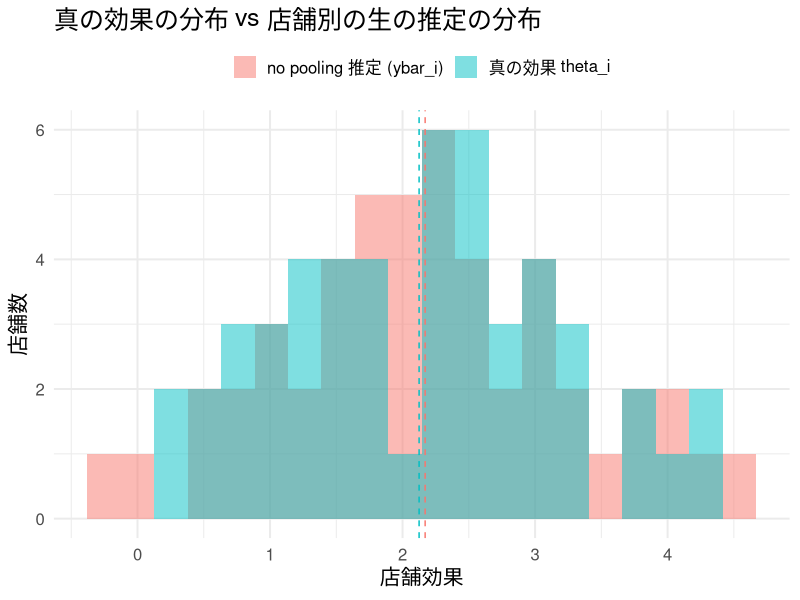
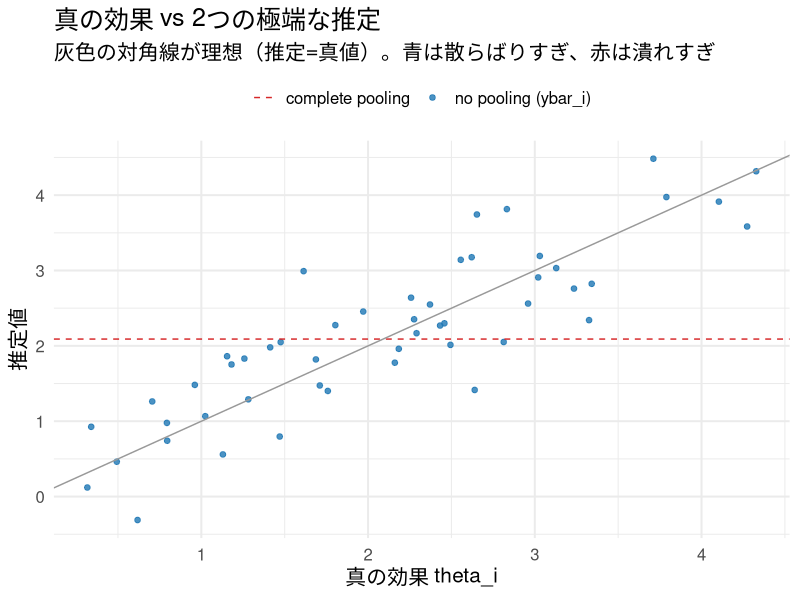
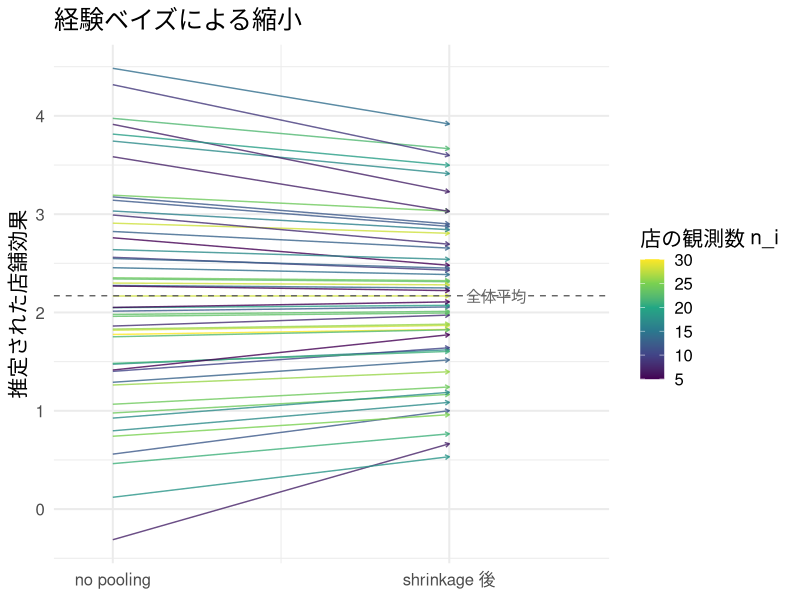
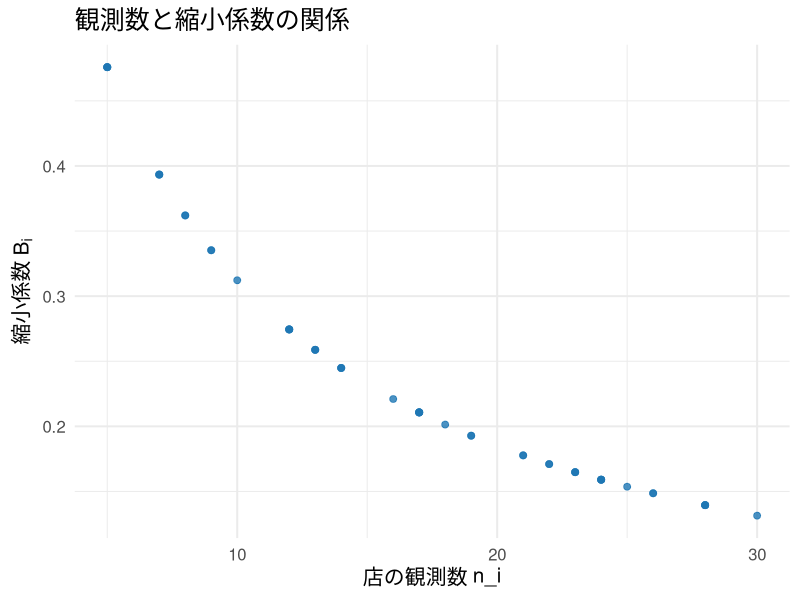
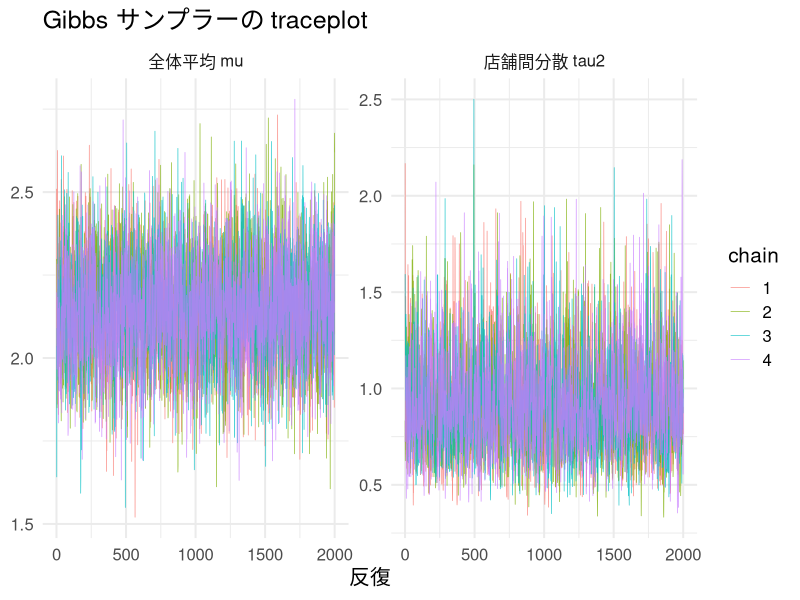
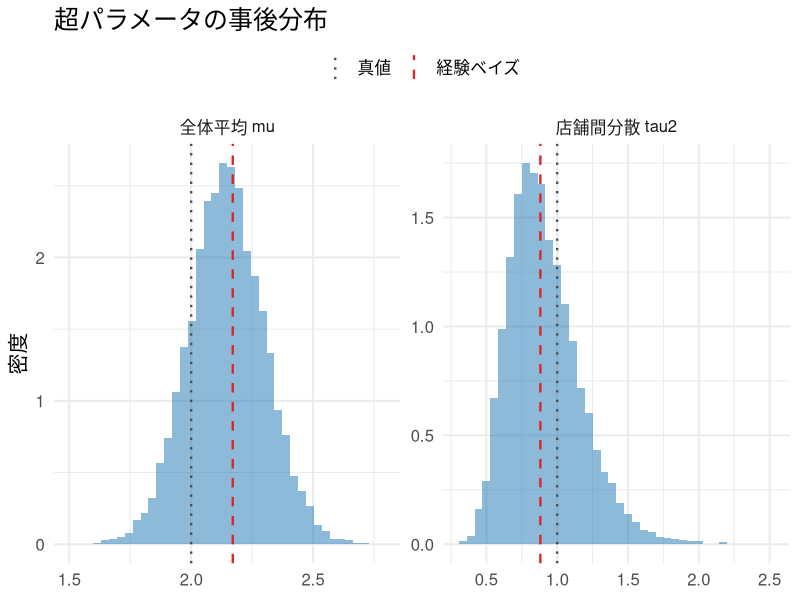
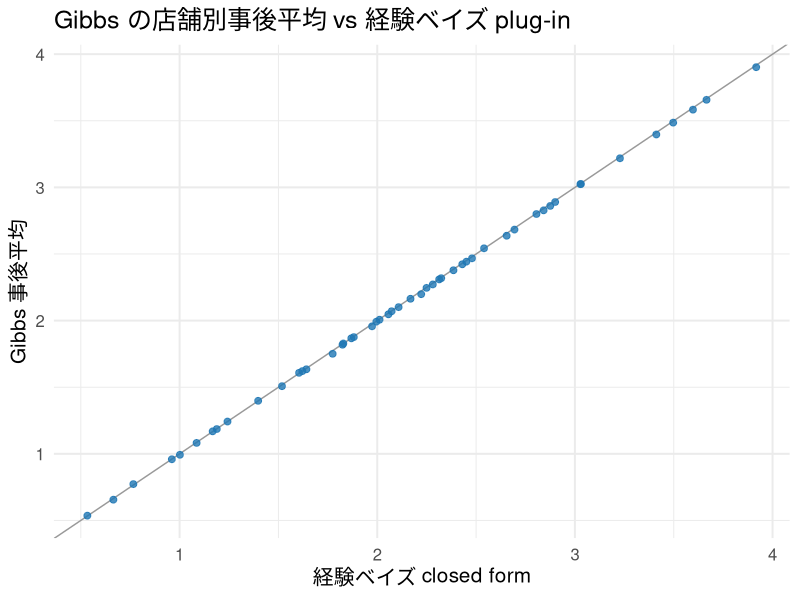
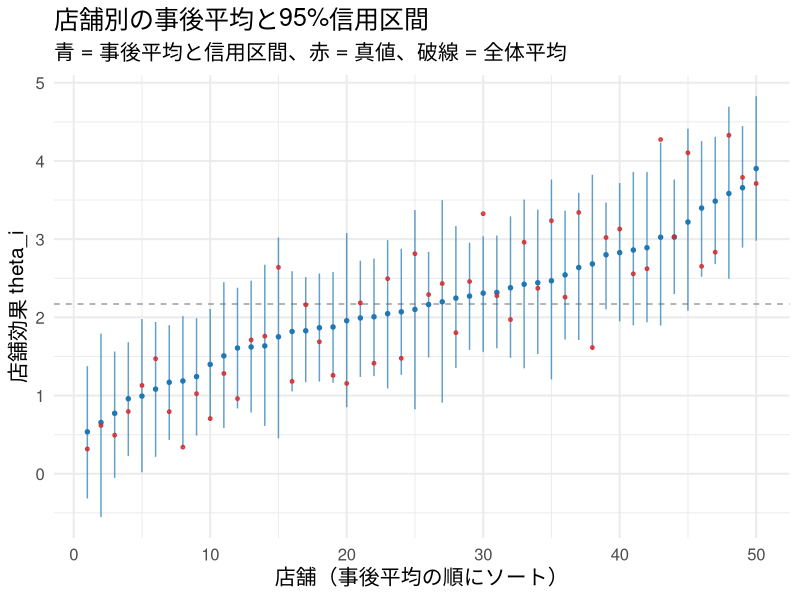

R code for these plots, in order:
## ---- chunk 1
#| include: false
library(ggplot2)
library(dplyr)
library(tidyr)
library(knitr)

set.seed(20269)

theme_slide <- function() {
  fam <- if (Sys.info()[["sysname"]] == "Darwin") "Hiragino Sans" else ""
  theme_minimal(base_size = 15, base_family = fam)
}
theme_set(theme_slide())
knitr::opts_chunk$set(fig.align = "center", dpi = 144)
options(scipen = 8)
## ---- chunk 2
#| label: rtm-setup
#| include: false
N        <- 50
mu_true  <- 2.0
tau2_true<- 1.0
sigma2   <- 4.0                               # 1観測あたりの分散（既知とする）

n_i        <- sample(5:30, N, replace = TRUE) # 店ごとの観測数（不均等・小さめ）
theta_true <- rnorm(N, mu_true, sqrt(tau2_true))
s2_i       <- sigma2 / n_i                    # 店舗平均 ybar_i の分散

month1 <- rnorm(N, theta_true, sqrt(s2_i))    # 先月の観測
month2 <- rnorm(N, theta_true, sqrt(s2_i))    # 翌月の観測

top5 <- order(month1, decreasing = TRUE)[1:5]
## ---- chunk 3
#| label: rtm-top5-table
data.frame(
  metric = c("先月の観測（ダッシュボード表示）", "その店の真の効果", "翌月の観測"),
  value  = round(c(mean(month1[top5]), mean(theta_true[top5]), mean(month2[top5])), 3)
) |> kable(col.names = c("指標", "トップ5店の平均"))
## ---- chunk 4
#| label: fig-overdispersion
#| fig-height: 3.9
df_disp <- data.frame(
  value = c(theta_true, month1),
  kind  = rep(c("真の効果 theta_i", "no pooling 推定 (ybar_i)"), each = N)
)
ggplot(df_disp, aes(value, fill = kind)) +
  geom_histogram(alpha = 0.5, position = "identity", bins = 20) +
  geom_vline(data = data.frame(
    kind = c("真の効果 theta_i", "no pooling 推定 (ybar_i)"),
    m = c(mean(theta_true), mean(month1))),
    aes(xintercept = m, color = kind), linetype = "dashed", show.legend = FALSE) +
  labs(title = "真の効果の分布 vs 店舗別の生の推定の分布",
       x = "店舗効果", y = "店舗数", fill = NULL) +
  theme(legend.position = "top")
## ---- chunk 5
#| label: fig-three-pooling
#| fig-height: 4.0
pooled_est <- weighted.mean(month1, w = n_i) # 共通効果モデルの精度加重平均
df3 <- data.frame(store = 1:N, truth = theta_true, nopool = month1)
ggplot(df3, aes(x = truth)) +
  geom_point(aes(y = nopool, color = "no pooling (ybar_i)"), size = 1.6, alpha = 0.8) +
  geom_hline(aes(yintercept = pooled_est, color = "complete pooling"), linetype = "dashed") +
  geom_abline(slope = 1, intercept = 0, color = "grey60") +
  scale_color_manual(values = c("no pooling (ybar_i)" = "#1f77b4",
                                 "complete pooling" = "#d62728")) +
  labs(title = "真の効果 vs 2つの極端な推定",
       x = "真の効果 theta_i", y = "推定値", color = NULL,
       subtitle = "灰色の対角線が理想（推定=真値）。青は散らばりすぎ、赤は潰れすぎ") +
  theme(legend.position = "top")
## ---- chunk 6
#| label: eb-estimation
#| echo: true
#| output-location: fragment
mu_hat   <- mean(month1)
var_y    <- var(month1)                    # R の var() は n-1 で割る
tau2_hat <- max(var_y - mean(s2_i), 1e-6)  # 負にならないよう下限を置く

cat("mu_hat   =", round(mu_hat, 3),   " （真値", mu_true, "）\n")
cat("tau2_hat =", round(tau2_hat, 3), " （真値", tau2_true, "）\n")
## ---- chunk 7
#| label: eb-shrink
#| echo: true
#| output-location: fragment
B_i    <- s2_i / (s2_i + tau2_hat)               # 縮小係数（店ごと）
eb_est <- B_i * mu_hat + (1 - B_i) * month1      # 経験ベイズ推定
## ---- chunk 8
#| label: fig-arrow
#| fig-height: 4.1
df_arrow <- data.frame(store = 1:N, nopool = month1, eb = eb_est, n_i = n_i)
ggplot(df_arrow) +
  geom_segment(aes(x = 1, xend = 2, y = nopool, yend = eb, color = n_i),
               arrow = arrow(length = unit(0.12, "cm")), alpha = 0.8) +
  geom_hline(yintercept = mu_hat, linetype = "dashed", color = "grey40") +
  annotate("text", x = 2.05, y = mu_hat, label = "全体平均", hjust = 0, color = "grey40") +
  scale_x_continuous(breaks = c(1, 2), labels = c("no pooling", "shrinkage 後"),
                     limits = c(0.9, 2.4)) +
  scale_color_viridis_c(name = "店の観測数 n_i") +
  labs(title = "経験ベイズによる縮小", x = NULL, y = "推定された店舗効果") +
  theme(legend.position = "right")
## ---- chunk 9
#| label: fig-shrink-vs-n
#| fig-height: 3.9
ggplot(data.frame(n_i = n_i, B_i = B_i), aes(n_i, B_i)) +
  geom_point(color = "#1f77b4", size = 2, alpha = 0.8) +
  labs(title = "観測数と縮小係数の関係",
       x = "店の観測数 n_i", y = expression("縮小係数 "*B[i]))
## ---- chunk 10
#| label: mse-table
mse <- function(est) mean((est - theta_true)^2)
data.frame(
  method = c("complete pooling", "no pooling", "empirical Bayes"),
  MSE    = round(c(mse(pooled_est), mse(month1), mse(eb_est)), 4)
) |> kable(col.names = c("手法", "MSE（真値との二乗誤差の平均）"))
## ---- chunk 11
#| label: mse-montecarlo
one_rep <- function() {
  n_i  <- sample(5:30, N, replace = TRUE)
  s2   <- sigma2 / n_i
  th   <- rnorm(N, mu_true, sqrt(tau2_true))
  y    <- rnorm(N, th, sqrt(s2))
  muh  <- mean(y)
  pool <- weighted.mean(y, w = n_i)
  t2h  <- max(var(y) - mean(s2), 1e-6)
  B    <- s2 / (s2 + t2h)
  eb   <- B * muh + (1 - B) * y
  c(complete = mean((pool - th)^2),
    nopool   = mean((y - th)^2),
    eb       = mean((eb - th)^2))
}
set.seed(20269)
sim <- replicate(300, one_rep())               # 300 データセット
round(rowMeans(sim), 4)
cat("\nEB が no pooling に勝ったデータセットの割合:",
    round(mean(sim["eb", ] < sim["nopool", ]), 3), "\n")
## ---- chunk 12
#| label: james-stein-sim
set.seed(20269)
k_js <- 18; nn_js <- 45
p_true_js <- pmin(pmax(0.265 + 0.06 * rnorm(k_js), 0.15), 0.40) # 真値を固定

js_rep <- function() {
  hits   <- rbinom(k_js, nn_js, p_true_js)
  y      <- asin(sqrt((hits + 0.375) / (nn_js + 0.75)))       # 分散安定化変換
  v      <- 1 / (4 * nn_js)                                   # 変換後の近似分散
  gm     <- mean(y)
  S      <- sum((y - gm)^2)
  Bl     <- max(0, 1 - (k_js - 3) * v / S)                    # 標本総平均への Lindley 型係数
  lindley <- gm + Bl * (y - gm)
  mu_t   <- asin(sqrt(p_true_js))
  c(raw = mean((y - mu_t)^2), lindley = mean((lindley - mu_t)^2))
}
set.seed(20270)
js_sim <- replicate(700, js_rep())
cat("素朴推定の平均MSE :", round(mean(js_sim["raw", ]), 5), "\n")
cat("Lindley 型のMSE    :", round(mean(js_sim["lindley", ]), 5), "\n")
cat("誤差の比 (縮小/raw):", round(mean(js_sim["lindley", ]) / mean(js_sim["raw", ]), 3), "\n")
cat("縮小が勝った割合   :", round(mean(js_sim["lindley", ] < js_sim["raw", ]), 3), "\n")
## ---- chunk 13
#| label: gibbs-sampler
#| echo: true
#| output-location: fragment
gibbs_hier <- function(ybar, n_i, sigma2, n_draws = 2000, burn = 500,
                       mu0 = 0, kappa2 = 1e6,
                       alpha0 = 0.01, beta0 = 0.01,
                       seed = NULL, init_mu = NULL, init_tau2 = NULL) {
  if (!is.null(seed)) set.seed(seed)
  N     <- length(ybar)
  theta <- ybar
  mu <- if (is.null(init_mu)) mean(ybar) else init_mu
  tau2 <- if (is.null(init_tau2)) max(var(ybar), 0.1) else init_tau2
  keep_theta <- matrix(0, n_draws, N)
  keep_mu <- numeric(n_draws); keep_tau2 <- numeric(n_draws)
  for (it in 1:(n_draws + burn)) {
    v_i   <- 1 / (n_i / sigma2 + 1 / tau2)                 # (1) theta_i を引く
    m_i   <- v_i * (n_i * ybar / sigma2 + mu / tau2)
    theta <- rnorm(N, m_i, sqrt(v_i))
    prec  <- N / tau2 + 1 / kappa2                         # (2) mu を引く
    mean_ <- (sum(theta) / tau2 + mu0 / kappa2) / prec
    mu    <- rnorm(1, mean_, sqrt(1 / prec))
    shape <- alpha0 + N / 2                                # (3) tau2 を引く
    precision_rate <- beta0 + 0.5 * sum((theta - mu)^2)
    tau2 <- 1 / rgamma(1, shape = shape, rate = precision_rate)
    if (it > burn) {
      k <- it - burn
      keep_theta[k, ] <- theta; keep_mu[k] <- mu; keep_tau2[k] <- tau2
    }
  }
  list(theta = keep_theta, mu = keep_mu, tau2 = keep_tau2)
}

fits <- lapply(1:4, function(ch) gibbs_hier(
  month1, n_i, sigma2, seed = 20269 + ch,
  init_mu = mean(month1) + c(-1, -0.3, 0.3, 1)[ch],
  init_tau2 = c(0.2, 0.6, 1.5, 3)[ch]
))
fit <- list(theta = do.call(rbind, lapply(fits, `[[`, "theta")),
            mu = unlist(lapply(fits, `[[`, "mu")),
            tau2 = unlist(lapply(fits, `[[`, "tau2")))
## ---- chunk 14
#| label: fig-trace
#| fig-height: 3.9
df_trace <- bind_rows(lapply(1:4, function(ch) {
  data.frame(iter = seq_along(fits[[ch]]$mu), chain = factor(ch),
             mu = fits[[ch]]$mu, tau2 = fits[[ch]]$tau2)
})) |> pivot_longer(c(mu, tau2), names_to = "param", values_to = "value")
ggplot(df_trace, aes(iter, value, color = chain)) +
  geom_line(linewidth = 0.25, alpha = 0.8) +
  facet_wrap(~param, scales = "free_y",
             labeller = as_labeller(c(mu = "全体平均 mu", tau2 = "店舗間分散 tau2"))) +
  labs(title = "Gibbs サンプラーの traceplot", x = "反復", y = NULL, color = "chain")
## ---- chunk 15
#| label: mcmc-diagnostics
basic_mcmc_diag <- function(x) {
  x <- as.matrix(x); n <- nrow(x); m <- ncol(x); n2 <- floor(n / 2)
  sx <- do.call(cbind, lapply(1:m, function(j)
    cbind(x[1:n2, j], x[(n - n2 + 1):n, j])))
  W <- mean(apply(sx, 2, var)); B <- n2 * var(colMeans(sx))
  rhat <- sqrt(((n2 - 1) / n2 * W + B / n2) / W)
  ac <- sapply(1:m, function(j)
    as.numeric(acf(x[, j], lag.max = min(500, n - 1), plot = FALSE)$acf)[-1])
  rho <- rowMeans(ac); le <- 2 * floor(length(rho) / 2)
  ps <- rho[seq(1, le, 2)] + rho[seq(2, le, 2)]
  stop_at <- which(ps <= 0)[1]
  keep <- if (is.na(stop_at)) seq_along(ps) else seq_len(stop_at - 1)
  ess <- min(n * m, n * m / max(1, 1 + 2 * sum(ps[keep])))
  c(split_Rhat = rhat, ESS = ess, MCSE_mean = sd(as.vector(x)) / sqrt(ess))
}
rbind(
  mu = basic_mcmc_diag(sapply(fits, `[[`, "mu")),
  tau2 = basic_mcmc_diag(sapply(fits, `[[`, "tau2"))
) |> round(4) |> kable()
## ---- chunk 16
#| label: fig-posterior-hyper
#| fig-height: 3.9
df_post <- data.frame(mu = fit$mu, tau2 = fit$tau2) |>
  pivot_longer(everything(), names_to = "param", values_to = "value")
vlines <- data.frame(
  param = c("mu", "mu", "tau2", "tau2"),
  value = c(mu_hat, mu_true, tau2_hat, tau2_true),
  type  = c("経験ベイズ", "真値", "経験ベイズ", "真値")
)
ggplot(df_post, aes(value)) +
  geom_histogram(aes(y = after_stat(density)), bins = 40, fill = "#1f77b4", alpha = 0.5) +
  geom_vline(data = vlines, aes(xintercept = value, color = type, linetype = type), linewidth = 0.8) +
  facet_wrap(~param, scales = "free",
             labeller = as_labeller(c(mu = "全体平均 mu", tau2 = "店舗間分散 tau2"))) +
  scale_color_manual(values = c("経験ベイズ" = "#d62728", "真値" = "grey30")) +
  scale_linetype_manual(values = c("経験ベイズ" = "dashed", "真値" = "dotted")) +
  labs(title = "超パラメータの事後分布", x = NULL, y = "密度", color = NULL, linetype = NULL) +
  theme(legend.position = "top")
## ---- chunk 17
#| label: prior-sensitivity
prior_grid <- data.frame(prior = c("IG(.01,.01)", "IG(3,2)", "IG(5,4)"),
                         alpha0 = c(.01, 3, 5), beta0 = c(.01, 2, 4))
sens <- lapply(1:3, function(g) {
  fs <- lapply(1:4, function(ch) gibbs_hier(
    month1, n_i, sigma2, n_draws = 1000, burn = 300,
    alpha0 = prior_grid$alpha0[g], beta0 = prior_grid$beta0[g],
    seed = 30000 + 100 * g + ch, init_tau2 = c(.2, .6, 1.5, 3)[ch]))
  td <- unlist(lapply(fs, `[[`, "tau2"))
  data.frame(prior = prior_grid$prior[g], mean = mean(td),
             lo = unname(quantile(td, .025)), hi = unname(quantile(td, .975)))
}) |> bind_rows()
sens |> mutate(across(where(is.numeric), ~round(.x, 3))) |> kable()
## ---- chunk 18
#| label: fig-gibbs-vs-eb
#| fig-height: 3.9
post_theta_mean <- colMeans(fit$theta)
ggplot(data.frame(eb = eb_est, gibbs = post_theta_mean), aes(eb, gibbs)) +
  geom_abline(slope = 1, intercept = 0, color = "grey60") +
  geom_point(color = "#1f77b4", size = 2, alpha = 0.8) +
  labs(title = "Gibbs の店舗別事後平均 vs 経験ベイズ plug-in",
       x = "経験ベイズ closed form", y = "Gibbs 事後平均")
## ---- chunk 19
#| label: fig-caterpillar
#| fig-height: 4.1
ci_lo <- apply(fit$theta, 2, quantile, 0.025)
ci_hi <- apply(fit$theta, 2, quantile, 0.975)
df_cat <- data.frame(
  store = 1:N, mean = post_theta_mean, lo = ci_lo, hi = ci_hi,
  truth = theta_true, n_i = n_i
) |> arrange(mean) |> mutate(rank = row_number())
ggplot(df_cat, aes(rank, mean)) +
  geom_hline(yintercept = mu_hat, linetype = "dashed", color = "grey60") +
  geom_errorbar(aes(ymin = lo, ymax = hi), color = "#1f77b4", width = 0, alpha = 0.7) +
  geom_point(size = 1.2, color = "#1f77b4") +
  geom_point(aes(y = truth), color = "#d62728", size = 1, alpha = 0.8) +
  labs(title = "店舗別の事後平均と95%信用区間",
       subtitle = "青 = 事後平均と信用区間、赤 = 真値、破線 = 全体平均",
       x = "店舗（事後平均の順にソート）", y = "店舗効果 theta_i")
## ---- chunk 20
#| label: targeting
c_thresh <- 3.0
prob_gt  <- colMeans(fit$theta > c_thresh)          # P(theta_i > c | data)
sel_prob <- which(prob_gt >= 0.80)                   # 確率ルールで選抜
top10_np <- order(month1, decreasing = TRUE)[1:10]   # no pooling 点推定トップ10

cat("確率ルール P(theta > 3.0) >= 0.8 で選ばれた店数:", length(sel_prob), "\n")
cat("no pooling トップ10のうち、確率ルールに落ちた店:",
    length(setdiff(top10_np, sel_prob)), "店\n")
## ---- chunk 21
#| label: targeting-table
dropped <- setdiff(top10_np, sel_prob)
data.frame(
  store        = dropped,
  n_i          = n_i[dropped],
  ybar_nopool  = round(month1[dropped], 2),
  post_mean    = round(post_theta_mean[dropped], 2),
  prob_gt_c    = round(prob_gt[dropped], 2),
  truth        = round(theta_true[dropped], 2)
) |> arrange(n_i) |>
  kable(col.names = c("店舗", "観測数", "点推定", "事後平均", "P(効果>3)", "真値"))
## ---- chunk 22
#| label: fig-targeting
#| fig-height: 4.0
df_tgt <- data.frame(ybar = month1, prob = prob_gt, n_i = n_i)
ggplot(df_tgt, aes(ybar, prob, color = n_i)) +
  geom_hline(yintercept = 0.80, linetype = "dashed", color = "grey50") +
  geom_vline(xintercept = c_thresh, linetype = "dotted", color = "grey50") +
  geom_point(size = 2.2, alpha = 0.85) +
  scale_color_viridis_c(name = "観測数 n_i") +
  annotate("text", x = min(month1), y = 0.82, label = "選抜ライン P = 0.8",
           hjust = 0, color = "grey40", size = 3) +
  labs(title = "点推定でなく事後確率で選ぶ",
       x = "no pooling 点推定 (ybar_i)", y = "P(theta_i > c | data)")
